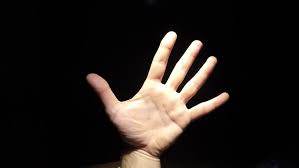
#> input picture Capture.jpg, 299 x 168 px, given in place of the camera
$ python 11.py
#> lines starting #> are read from the running program, lines starting #| are printed output that depends on the picture; after the words box and inside, x2 and y2 are one past the last pixel; in counts of white or black regions, pixels touching at a corner belong together
import cv2
import numpy as np
import math

def createFile(dest):
    name = letter_correspond
    if not('D:\PyCharm Community Edition 2019.1.3\1121\Letters_stash_for_sounds'.isfile(dest + name)):
        f = open(dest + name,'w')
        f.write('\n'*5)
        f.close()


lower_thresh1 = 129
upper_thresh1 = 255
co_ordinates_for_CONVEX_HULL = [[]]
abc = []

# Open Camera
cap = cv2.VideoCapture(0)

while cap.isOpened():
    #capturing the video imgs
    ret,img = cap.read()
#> img is the input picture: shape (168, 299, 3); mean B, G, R 26.2, 29.8, 35.1

    #get hand data from circle
    cv2.rectangle(img, (60, 60), (300, 300), (255, 255, 2), 4)  # outer most rectangle
#> img: shape (168, 299, 3); 3.65% of pixels changed, all inside (x1, y1, x2, y2) = (58, 58, 299, 168)
    crop_image = img[70:300, 70:300]

    grey = cv2.cvtColor(crop_image, cv2.COLOR_BGR2GRAY)

    hsv = cv2.cvtColor(img, cv2.COLOR_BGR2HSV)
#> hsv: shape (168, 299, 3); mean H, S, V 21.9, 47.4, 43.5
    #Applying gaussian blur


    lower_red = np.array([0,150,150])
    upper_red = np.array([195,255,255])

    #creating a binary image or mask
    mask = cv2.inRange(hsv,lower_red,upper_red)
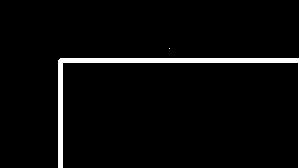
#> mask: shape (168, 299); 3.6% white; 2 white regions (1 under 20 px), largest, box (x1, y1, x2, y2) and area: (58, 58, 299, 168) 1832

    res = cv2.bitwise_and(img,img, mask = mask)

    value = (35,35)
    blur = cv2.GaussianBlur(grey,value, 0)
    _,thresh = cv2.threshold(blur,lower_thresh1,upper_thresh1,cv2.THRESH_BINARY_INV+cv2.THRESH_OTSU)
#> thresh: shape (98, 229); 71.3% white; 1 black region

    #finding contours
    contours,hierarchy =cv2.findContours(thresh.copy(),cv2.RETR_TREE,cv2.CHAIN_APPROX_NONE)
#> contours = 2 contours; box (x1, y1, x2, y2) and area: (88, 0, 229, 98) 10535, (0, 0, 76, 98) 5031
    #finding contour with max area
    contour = max(contours,key= lambda x:cv2.contourArea(x))
#> contour = contour of 468 points, box (x1, y1, x2, y2) (88, 0, 229, 98), area 10535
    #creatina a bounding area around the contour

    area_of_contour = cv2.contourArea(contour)
#> area_of_contour = 10535

    x,y,w,h =cv2.boundingRect(contour)
#> x = 88; y = 0; w = 141; h = 98
    cv2.rectangle(crop_image,(x,y),(x+w,y+h),(0,0,255),0)
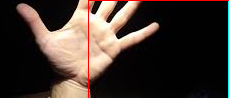
#> crop_image: shape (98, 229, 3); mean B, G, R 47.1, 54, 65.8

    #finding convex hull

    hull = cv2.convexHull(contour)
#> hull = [[228, 0], [228, 97], [90, 97], [88, 85], [89, 82], [139, 0]]
    drawing = np.zeros(crop_image.shape,np.uint8)
    cv2.drawContours(drawing, [contour], 0, (0, 255, 0), 0)
    cv2.drawContours(drawing, [hull], 0, (0, 255, 255), 0)
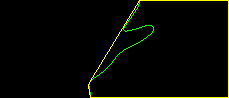
#> drawing: shape (98, 229, 3); mean of channels 0, 1, 2 0, 6.3, 4.8; drawn as B, G, R

    hull = cv2.convexHull(contour,returnPoints=False)
#> hull = [379, 282, 144, 132, 129, 0]

    defects = cv2.convexityDefects(contour,hull)
#> defects = [[0, 129, 64, 7106], [129, 132, 131, 162], [132, 144, 133, 210]]

    count_defects = 0

    cv2.drawContours(thresh,contours,-1,(0,255,0),3)
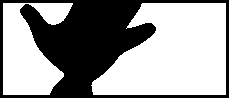
#> thresh: shape (98, 229); 60.1% white; 1 black region, box (x1, y1, x2, y2) and area: (0, 0, 229, 98) 8949
    #usnig cosine rule to find anfle of far point from the start and end point i.e the convex points(finger tips)
    for i in range(defects.shape[0]):
        s,e,f,d = defects[i,0]
        start = tuple(contour[s][0])
        end = tuple(contour[e][0])
        far = tuple(contour[f][0])

        a = math.sqrt((end[0] - start[0]) ** 2 + (end[1] - start[1]) ** 2)
        b = math.sqrt((far[0] - start[0]) ** 2 + (far[1] - start[1]) ** 2)
        c = math.sqrt((end[0] - far[0]) ** 2 + (end[1] - far[1]) ** 2)

        angle = math.acos((b ** 2 + c ** 2 - a ** 2) / (2 * b * c)) * 60
        #red circle
        cv2.circle(crop_image, far, 4, [0, 0, 255], -1)

        if angle <= 90:
            count_defects = count_defects+1
        cv2.line(crop_image,start,end,[255,0],3)
#> this loop made 3 passes
#> (s, e, f, d, start, end, far, a) on passes 1 to 3: (0, 129, 64, 7106, (139, 0), (89, 82), (152, 32), 96.04), (129, 132, 131, 162, (89, 82), (88, 85), (89, 84), 3.16), (132, 144, 133, 210, (88, 85), (90, 97), (89, 86), 12.17)
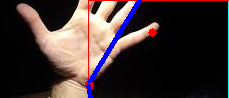
#> crop_image: shape (98, 229, 3); 2.72% of pixels changed, all inside (x1, y1, x2, y2) = (85, 0, 157, 98)
#> after the loop, count_defects = 0

    moment = cv2.moments(contour)
#> moment = moments, m00 10535, centre m10/m00, m01/m00 = (171.8, 53.07)
    perimeter = cv2.arcLength(contour,True)
#> perimeter = 500.3
    area = cv2.contourArea(contour)
#> area = 10535

    (x, y), radius = cv2.minEnclosingCircle(contour)
#> x = 159; y = 48.5; radius = 84.34
    center = (int(x), int(y))
#> center = (159, 48)
    radius = int(radius)
#> radius = 84
    cv2.circle(crop_image, center, radius, (255, 0, 0), 2)
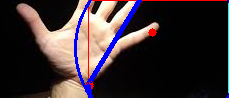
#> crop_image: shape (98, 229, 3); 1.33% of pixels changed, all inside (x1, y1, x2, y2) = (74, 0, 229, 98)

    area_of_circle = math.pi*radius*radius
#> area_of_circle = 22167.1

    hull_test =cv2.convexHull(contour)
#> hull_test = [[228, 0], [228, 97], [90, 97], [88, 85], [89, 82], [139, 0]]
    hull_area = cv2.contourArea(hull_test)
#> hull_area = 11434.5
    solidity = float(area)/hull_area
#> solidity = 0.921

    aspect_ratio = float(w)/h
#> aspect_ratio = 1.44

    rect_area = w*h
#> rect_area = 13818
    extent = float(area)/rect_area
#> extent = 0.762

    (x, y), (MA, ma), angle_t = cv2.fitEllipse(contour)
#> x = 171.8; y = 54.37; MA = 104.7; ma = 150.4; angle_t = 67.48

    if area_of_circle - area <5000:

        letter_correspond = "A.txt"
        destination = 'Letters_stash_for_sounds/'
        #createFile(destination)


        output = "A"
        outFile = open('Letters_stash_for_sounds/A.txt', 'w')
        outFile.write(output)

        cv2.putText(img, "A", (320,55),cv2.FONT_HERSHEY_SIMPLEX ,2 , (50,100,190), 3, cv2.LINE_AA)
    elif count_defects == 1:

        if angle_t < 10:
            letter_correspond = "V.txt"

            destination = 'Letters_stash_for_sounds/'

            # raw_input("done!!!")

            output = "V"
            outFile = open('Letters_stash_for_sounds/V.txt', 'w')
            outFile.write(output)

            # letter_correspond = "V.txt"

            cv2.putText(img, "V", (320,55),cv2.FONT_HERSHEY_SIMPLEX ,2 , (50,100,190), 3, cv2.LINE_AA)

        elif 40 < angle_t < 66:

            letter_correspond = "C.txt"

            destination = 'Letters_stash_for_sounds/'

            # raw_input("done!!!")

            output = "C"
            outFile = open('Letters_stash_for_sounds/C.txt', 'w')
            outFile.write(output)

            cv2.putText(img, "C", (320,55),cv2.FONT_HERSHEY_SIMPLEX ,2 , (50,100,190), 3, cv2.LINE_AA)

        elif 20 < angle_t < 35:

            letter_correspond = "L.txt"

            destination = 'Letters_stash_for_sounds/'

            # raw_input("done!!!")

            output = "L"
            outFile = open('Letters_stash_for_sounds/L.txt', 'w')
            outFile.write(output)

            cv2.putText(img, "L", (320,55),cv2.FONT_HERSHEY_SIMPLEX ,2 , (50,100,190), 3, cv2.LINE_AA)

        else:

            letter_correspond = "Y.txt"

            destination = 'Letters_stash_for_sounds/'

            # raw_input("done!!!")

            output = "Y"
            outFile = open('Letters_stash_for_sounds/Y.txt', 'w')
            outFile.write(output)

            cv2.putText(img, "Y", (320,55),cv2.FONT_HERSHEY_SIMPLEX ,2 , (50,100,190), 3, cv2.LINE_AA)

    elif count_defects == 2:  # Its either W or F

        if angle_t > 100:

            letter_correspond = "F.txt"

            destination = 'Letters_stash_for_sounds/'

            # raw_input("done!!!")

            output = "F"
            outFile = open('Letters_stash_for_sounds/F.txt', 'w')
            outFile.write(output)

            cv2.putText(img, "F", (320, 55), cv2.FONT_HERSHEY_SIMPLEX, 2, (50, 100, 190), 3, cv2.LINE_AA)

        else:

            letter_correspond = "W.txt"

            destination = 'Letters_stash_for_sounds/'

            # raw_input("done!!!")

            output = "W"
            outFile = open('Letters_stash_for_sounds/W.txt', 'w')
            outFile.write(output)

            cv2.putText(img, "W", (320,55),cv2.FONT_HERSHEY_SIMPLEX ,2 , (50,100,190), 3, cv2.LINE_AA)

    elif count_defects == 4:

        letter_correspond = "CALIBRATE.txt"

        destination = 'Letters_stash_for_sounds/'

        # raw_input("done!!!")

        output = "CALIBRATE"
        outFile = open('Letters_stash_for_sounds/CALIBRATE.txt', 'w')
        outFile.write(output)

        cv2.putText(img, "A", (320,55),cv2.FONT_HERSHEY_SIMPLEX ,2 , (50,100,190), 3, cv2.LINE_AA)

    else:
        if area > 12000:

            letter_correspond = " B.txt"

            destination = 'Letters_stash_for_sounds/'

            # raw_input("done!!!")

            output = "B"
            outFile = open('Letters_stash_for_sounds/B.txt', 'w')
            outFile.write(output)

            cv2.putText(img, "B", (320,55),cv2.FONT_HERSHEY_SIMPLEX ,2 , (50,100,190), 3, cv2.LINE_AA)

        else:

            if solidity < 0.85:

                if aspect_ratio < 1:

                    if angle_t < 20:

                        letter_correspond = " D.txt"

                        destination = 'Letters_stash_for_sounds/'

                        # raw_input("done!!!")

                        output = "D"
                        outFile = open('Letters_stash_for_sounds/D.txt', 'w')
                        outFile.write(output)

                        cv2.putText(img, "D", (320, 55), cv2.FONT_HERSHEY_SIMPLEX, 2, (50, 100, 190), 3, cv2.LINE_AA)

                    elif 169 < angle_t < 180:

                        letter_correspond = " I.txt"

                        destination = 'Letters_stash_for_sounds/'

                        # raw_input("done!!!")

                        output = "I"
                        outFile = open('Letters_stash_for_sounds/I.txt', 'w')
                        outFile.write(output)

                        cv2.putText(img, "I", (320,55),cv2.FONT_HERSHEY_SIMPLEX ,2 , (50,100,190), 3, cv2.LINE_AA)

                    elif angle_t < 168:

                        letter_correspond = " J.txt"

                        destination = 'Letters_stash_for_sounds/'

                        # raw_input("done!!!")

                        output = "J"
                        outFile = open('Letters_stash_for_sounds/J.txt', 'w')
                        outFile.write(output)

                        cv2.putText(img, "J", (320,55),cv2.FONT_HERSHEY_SIMPLEX ,2 , (50,100,190), 3, cv2.LINE_AA)


                elif aspect_ratio > 1.01:

                    letter_correspond = " Y.txt"

                    destination = 'Letters_stash_for_sounds/'

                    # raw_input("done!!!")

                    output = "Y"
                    outFile = open('Letters_stash_for_sounds/Y.txt', 'w')
                    outFile.write(output)

                    cv2.putText(img, "Y", (320, 55), cv2.FONT_HERSHEY_SIMPLEX, 2, (50, 100, 190), 3, cv2.LINE_AA)

            else:

                if angle_t > 30 and angle_t < 100:

                    letter_correspond = " H.txt"

                    destination = 'Letters_stash_for_sounds/'

                    # raw_input("done!!!")

                    output = "H"
                    outFile = open('Letters_stash_for_sounds/H.txt', 'w')
                    outFile.write(output)

                    cv2.putText(img, "H", (320, 55), cv2.FONT_HERSHEY_SIMPLEX, 2, (50, 100, 190), 3, cv2.LINE_AA)
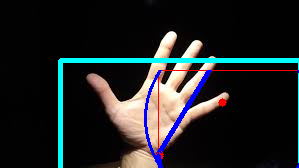
#> img: shape (168, 299, 3); mean B, G, R 36.4, 35.3, 32


                elif angle_t > 120:

                    letter_correspond = " I.txt"

                    destination = 'Letters_stash_for_sounds/'

                    # raw_input("done!!!")

                    output = "I"
                    outFile = open('Letters_stash_for_sounds/I.txt', 'w')
                    outFile.write(output)

                    cv2.putText(img, "I", (320, 55), cv2.FONT_HERSHEY_SIMPLEX, 2, (50, 100, 190), 3, cv2.LINE_AA)


                else:

                    letter_correspond = " U.txt"

                    destination = 'Letters_stash_for_sounds/'

                    # raw_input("done!!!")

                    output = "U"
                    outFile = open('Letters_stash_for_sounds/U.txt', 'w')
                    outFile.write(output)

                    cv2.putText(img, "U", (320, 55), cv2.FONT_HERSHEY_SIMPLEX, 2, (50, 100, 190), 3, cv2.LINE_AA)


    cv2.imshow('Gesture',img)
    cv2.imshow('Contours',drawing)
    cv2.imshow('Defects',crop_image)
    cv2.imshow('Binary IMage',thresh)

    if cv2.waitKey(1)==ord('q'):
#> (key q is pressed here)
        break

cv2.destroyAllWindows()
